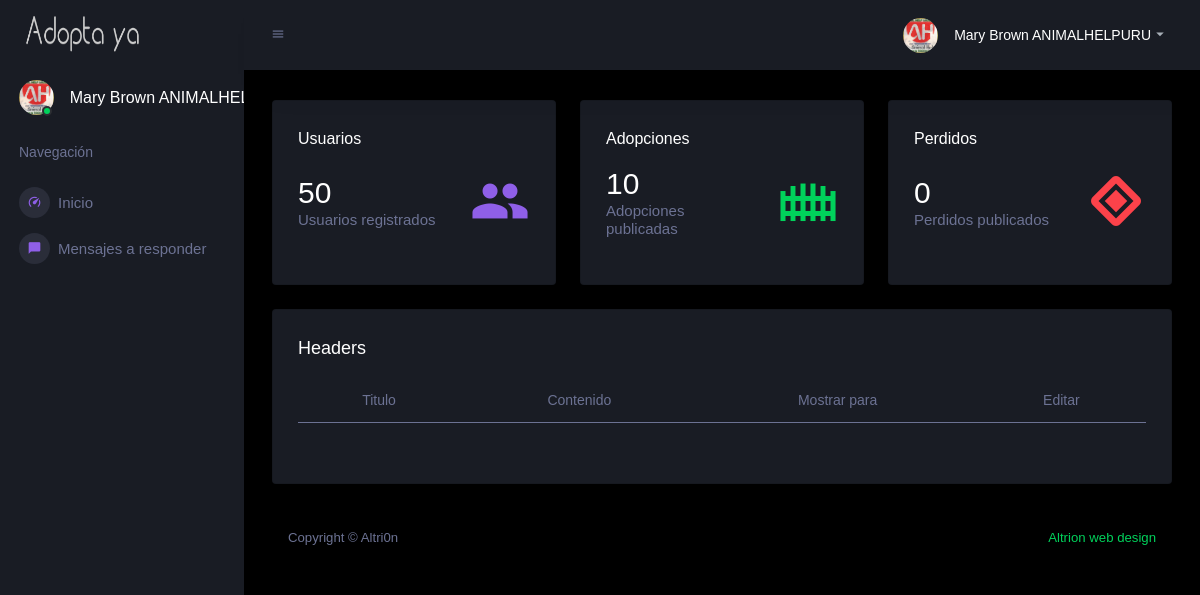
Screenshot of /admin-panel/ver-headers/index.php (signed in) with the database file from the repository.
### tables this page shows
CREATE TABLE `usuarios_profile_images` (
  `id` int(11) NOT NULL,
  `Token_ID` varchar(50) NOT NULL,
  `Profile_Image` blob NOT NULL
);

CREATE TABLE `usuarios` (
  `id` int(11) NOT NULL,
  `Nombre` varchar(15) NOT NULL,
  `Apellido` varchar(15) NOT NULL,
  `Correo` varchar(45) NOT NULL,
  `Password` varchar(17) NOT NULL,
  `Departamento` text NOT NULL,
  `Localizacion` varchar(120) NOT NULL,
  `Postal_Code` int(11) NOT NULL,
  `Celular` varchar(14) NOT NULL,
  `Date_Registro` varchar(150) NOT NULL,
  `IP` varchar(30) NOT NULL,
  `Token_ID` varchar(50) NOT NULL,
  `google_id` varchar(150) NOT NULL
);

### admin-panel/classes/class.functions.php (called while the page is built, shortened)
<?php
class AdminClass {
	public function adminDetails($id) {
		try {
			$db = getDB();
			$stmt = $db->prepare("SELECT * FROM usuarios WHERE id=:id");
			$stmt->bindParam("id", $id,PDO::PARAM_INT);
			$stmt->execute();
		    $data = $stmt->fetch(PDO::FETCH_OBJ);
		    return $data;
		} catch(PDOException $e) {
			echo '{"error":{"text":'. $e->getMessage() .'}}';
		}
	}
}
?>

### admin-panel/classes/class.consultas.php (called while the page is built, shortened)
<?php
include 'class.functions.php';
$db = getDB();
if (!empty($_SESSION['admin_id'])) {
	$busca_usuarios_registrados = $db->prepare("SELECT COUNT(*) FROM usuarios");
	$busca_usuarios_registrados->execute();
	$result_usuarios_registrados = $busca_usuarios_registrados->fetchColumn();
	$busca_adopciones = $db->prepare("SELECT COUNT(*) FROM publicaciones_animales WHERE Perdido=0");
	$busca_adopciones->execute();
	$result_adopciones = $busca_adopciones->fetchColumn();
	$busca_perdidos = $db->prepare("SELECT COUNT(*) FROM publicaciones_animales WHERE Perdido=1");
	$busca_perdidos->execute();
	$result_perdidos = $busca_perdidos->fetchColumn();
}
?>

### admin-panel/ver-headers/index.php (the view, shortened to what this page needs)
<?php
include '../classes/class.consultas.php';
include '../classes/class.admin.session.php';
if (!empty($_SESSION['admin_id'])) {
	$adminDetails=$adminClass->adminDetails($session_id);
	$Admin_Name = $adminDetails->Nombre;
	$Admin_Apellido = $adminDetails->Apellido;
	$Admin_FullName = $Admin_Name.' '. $Admin_Apellido;
  $u_Token = $adminDetails->Token_ID;
  $busca_profile_image = $db->prepare("SELECT * FROM usuarios_profile_images WHERE Token_ID='$u_Token'");
  $busca_profile_image->execute();
  $result_profile_image = $busca_profile_image->fetchAll();
      foreach ($result_profile_image as $row) {
          $Profile_Imagen = $row['Profile_Image'];
      }
}
?>
<?php if (!empty($_SESSION['id']) && $result_user_admin < 1) { ?>
	<?php include '../templates/error404.html'; ?>
<?php } else { $db = getDB(); ?>
<!DOCTYPE html>
<html>
<head>
    <link rel="stylesheet" href="../assets/vendors/mdi/css/materialdesignicons.min.css">
    <link rel="stylesheet" href="../assets/vendors/css/vendor.bundle.base.css">
    <link rel="stylesheet" href="../assets/vendors/jvectormap/jquery-jvectormap.css">
    <link rel="stylesheet" href="../assets/vendors/flag-icon-css/css/flag-icon.min.css">
    <link rel="stylesheet" href="../assets/vendors/owl-carousel-2/owl.carousel.min.css">
    <link rel="stylesheet" href="../assets/vendors/owl-carousel-2/owl.theme.default.min.css">
    <link rel="stylesheet" type="text/css" href="../static/css/bootstrap.css">
    <link rel="stylesheet" href="../assets/css/style.css">
</head>
<body>
	<div class="container-scroller">
      <nav class="sidebar sidebar-offcanvas" id="sidebar">
        <div class="sidebar-brand-wrapper d-none d-lg-flex align-items-center justify-content-center fixed-top">
          <a class="sidebar-brand brand-logo" href="#"><img style="height: 100px !important;" src="../static/images/logo_white.png" alt="logo" /></a>
        </div>
        <ul class="nav">
          <li class="nav-item profile">
            <div class="profile-desc">
              <div class="profile-pic">
                <div class="count-indicator">
                  <img class="img-xs rounded-circle " src="../../templates/static/images/profile_images/<?php echo $Profile_Imagen; ?>" alt="">
                  <span class="count bg-success"></span>
                </div>
                <div class="profile-name">
                  <h5 class="mb-0 font-weight-normal"><?php echo $Admin_FullName; ?></h5>
                </div>
              </div>
            </div>
          </li>
          <li class="nav-item nav-category">
            <span class="nav-link">Navegación</span>
          </li>
          <li class="nav-item menu-items ">
            <a class="nav-link" href="../inicio">
              <span class="menu-icon">
                <i class="mdi mdi-speedometer"></i>
              </span>
              <span class="menu-title">Inicio</span>
            </a>
          </li>
          <li class="nav-item menu-items">
            <a class="nav-link" href="mensajes-responder">
              <span class="menu-icon">
                <i class="mdi mdi-message text-info"></i>
              </span>
              <span class="menu-title">Mensajes a responder</span>
            </a>
          </li>
        </ul>
      </nav>
      <div class="container-fluid page-body-wrapper">
        <nav class="navbar p-0 fixed-top d-flex flex-row">
          <div class="navbar-menu-wrapper flex-grow d-flex align-items-stretch">
            <button class="navbar-toggler navbar-toggler align-self-center" type="button" data-toggle="minimize">
              <span class="mdi mdi-menu"></span>
            </button>
            <ul class="navbar-nav navbar-nav-right">
              <li class="nav-item dropdown">
                <a class="nav-link" id="profileDropdown" href="#" data-toggle="dropdown">
                  <div class="navbar-profile">
                    <img class="img-xs rounded-circle" src="../../templates/static/images/profile_images/<?php echo $Profile_Imagen; ?>" alt="">
                    <p class="mb-0 d-none d-sm-block navbar-profile-name"><?php echo $Admin_FullName; ?></p>
                    <i class="mdi mdi-menu-down d-none d-sm-block"></i>
                  </div>
                </a>
              </li>
            </ul>
          </div>
        </nav>
        <div class="main-panel">
          <div class="content-wrapper">
            <div class="row">
              <div class="col-sm-4 grid-margin">
                <div class="card">
                  <div class="card-body">
                    <h5>Usuarios</h5>
                    <div class="row">
                      <div class="col-8 col-sm-12 col-xl-8 my-auto">
                        <div class="d-flex d-sm-block d-md-flex align-items-center">
                          <h2 class="mb-0"><?php echo $result_usuarios_registrados; ?></h2>
                        </div>
                        <h6 class="text-muted font-weight-normal">Usuarios registrados</h6>
                      </div>
                      <div class="col-4 col-sm-12 col-xl-4 text-center text-xl-right">
                        <i class="icon-lg mdi mdi-account-multiple text-info ml-auto"></i>
                      </div>
                    </div>
                  </div>
                </div>
              </div>
              <div class="col-sm-4 grid-margin">
                <div class="card">
                  <div class="card-body">
                    <h5>Adopciones</h5>
                    <div class="row">
                      <div class="col-8 col-sm-12 col-xl-8 my-auto">
                        <div class="d-flex d-sm-block d-md-flex align-items-center">
                          <h2 class="mb-0"><?php echo $result_adopciones; ?></h2>
                        </div>
                        <h6 class="text-muted font-weight-normal">Adopciones publicadas</h6>
                      </div>
                      <div class="col-4 col-sm-12 col-xl-4 text-center text-xl-right">
                        <i class="icon-lg mdi mdi mdi-gate text-success ml-auto"></i>
                      </div>
                    </div>
                  </div>
                </div>
              </div>
              <div class="col-sm-4 grid-margin">
                <div class="card">
                  <div class="card-body">
                    <h5>Perdidos</h5>
                    <div class="row">
                      <div class="col-8 col-sm-12 col-xl-8 my-auto">
                        <div class="d-flex d-sm-block d-md-flex align-items-center">
                          <h2 class="mb-0"><?php echo $result_perdidos; ?></h2>
                        </div>
                        <h6 class="text-muted font-weight-normal">Perdidos publicados</h6>
                      </div>
                      <div class="col-4 col-sm-12 col-xl-4 text-center text-xl-right">
                        <i class="icon-lg mdi mdi-google-nearby text-danger ml-auto"></i>
                      </div>
                    </div>
                  </div>
                </div>
              </div>
            </div>
            <div class="row ">
              <div class="col-12 grid-margin">
                <div class="card">
                  <div class="card-body">
                    <h4 class="card-title">Headers</h4>
                    <div class="table-responsive">
                      <div id="contenido">
                        <?php
                         require 'paginacion_headers.php';
                        ?>
                       </div>
                  </div>
                </div>
              </div>
            </div>
            </div>
            <footer class="footer">
            <div class="d-sm-flex justify-content-center justify-content-sm-between">
              <span class="text-muted d-block text-center text-sm-left d-sm-inline-block">Copyright © Altri0n</span>
              <span class="float-none float-sm-right d-block mt-1 mt-sm-0 text-center"> <a href="https://www.instagram.com/altri0n/" target="_blank">Altrion web design</a></span>
            </div>
          </footer>
          </div>
  </div>
</body>
</html>
<?php } ?>

### rows the page displays
usuarios_profile_images: Profile_Image (picture)
usuarios: Admin_FullName "Mary Brown…", Admin_FullName "Mary Brown ANIMALHELPURU"

### other values shown
$result_usuarios_registrados "50"
$result_adopciones "10"
$result_perdidos "0"
